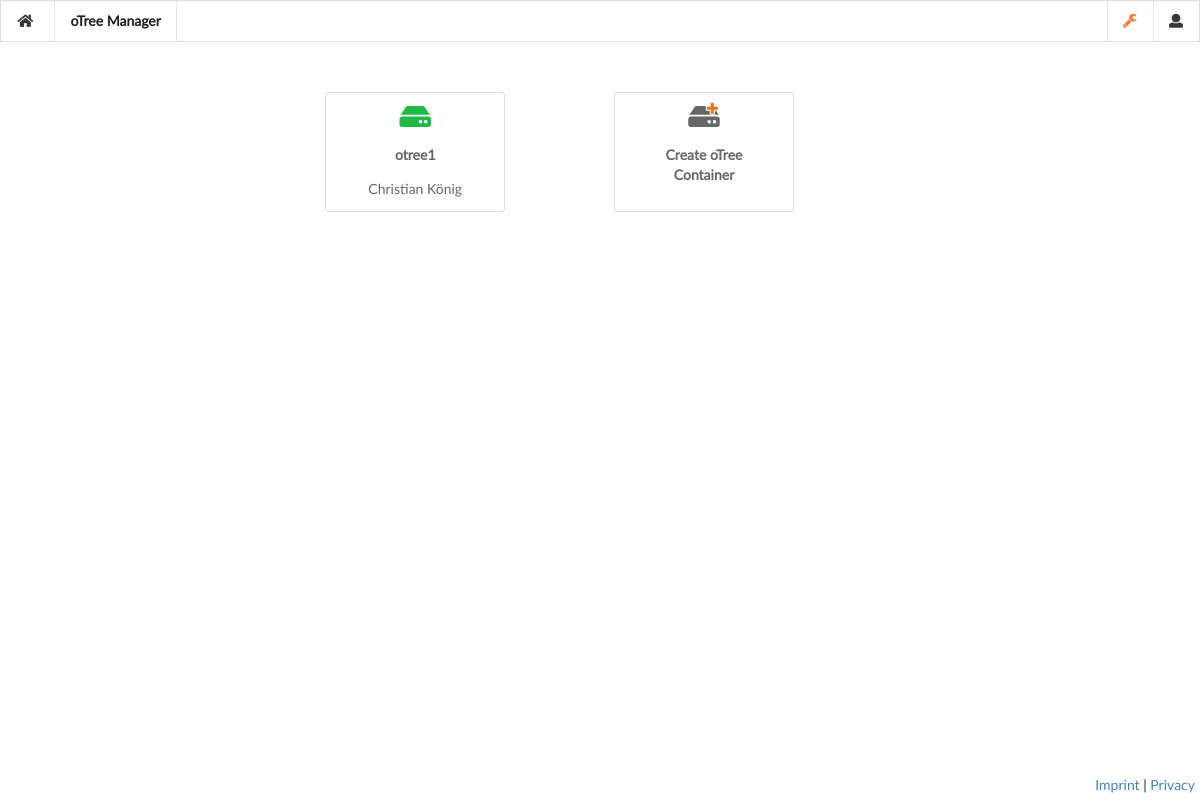
Page / (signed in) on the earlier database version.
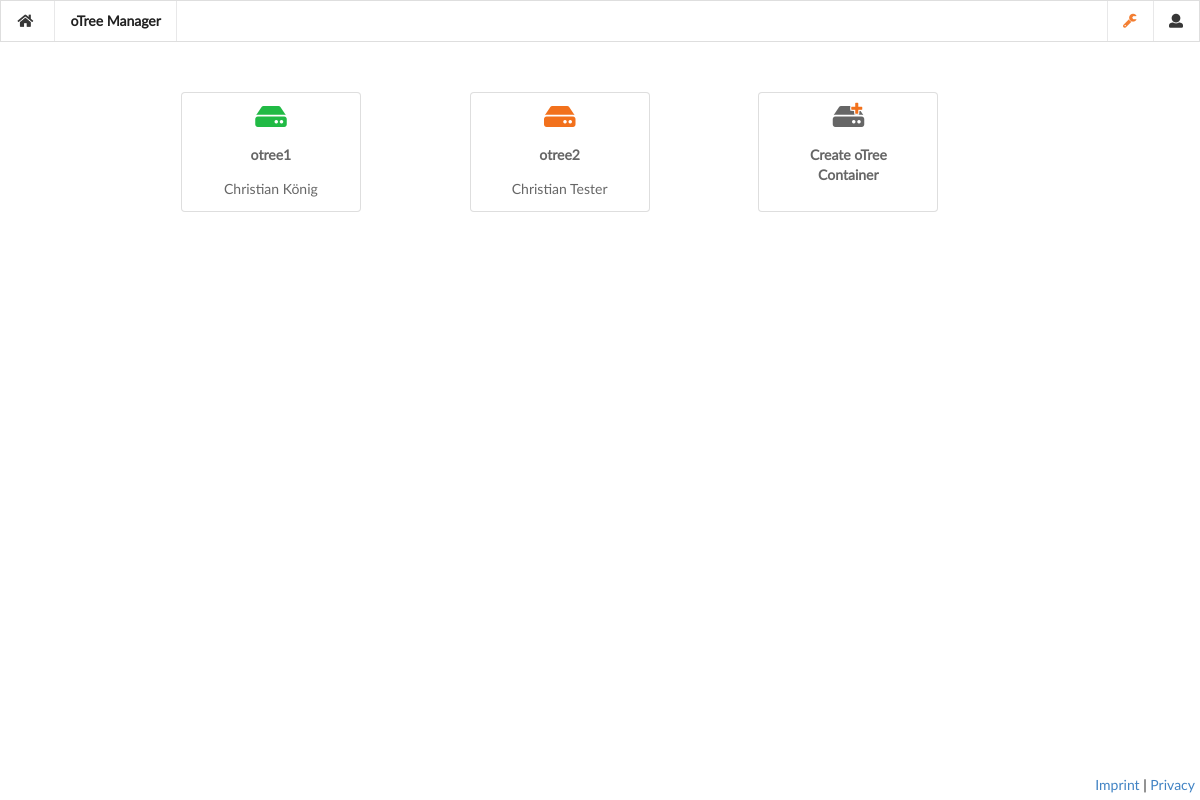
Same page on the later database version.
### dokku_manager/om/models.py (models this page shows, shortened)
class oTreeInstance(models.Model):
    name = models.CharField(
        max_length=32,
        validators=[
            RegexValidator(regex='^(([a-zA-Z0-9]|[a-zA-Z0-9][a-zA-Z0-9\-]*[a-zA-Z0-9])\.)*([A-Za-z0-9]|[A-Za-z0-9][A-Za-z0-9\-]*[A-Za-z0-9])$',
                message='name is not suitable',
                code='invalid')
        ]
    )
    owned_by = models.ForeignKey(User, on_delete=models.CASCADE, verbose_name="Experimenter")
    deployed = models.BooleanField(default=False)
    git_sha = models.CharField(max_length=200, blank=True)
    deploy_source = models.CharField(max_length=200, blank=True)
    app_dir = models.CharField(max_length=200, blank=True)
    otree_admin_username = models.CharField(max_length=200, blank=True)
    otree_admin_password = models.CharField(max_length=200, blank=True)
    otree_auth_level = models.CharField(max_length=200, blank=True)
    otree_production = models.IntegerField(null=True, blank=True)
    otree_room_name = models.CharField(max_length=200, blank=True)
    otree_participant_labels = models.TextField(default="[]")
    web_dynos = models.PositiveSmallIntegerField(validators=[MinValueValidator(1),
                                       MaxValueValidator(settings.MAX_WEB)], default=1)
    worker_dynos = models.PositiveSmallIntegerField(validators=[MinValueValidator(settings.MIN_WORKERS),
                                       MaxValueValidator(settings.MAX_WORKERS)], default=1)

class User(AbstractUser):
    ws_channel = models.CharField(max_length=255, blank=True)
    public_key_set = models.BooleanField(default=False)
    public_key_file = models.FileField(upload_to=path_and_filename)

### dokku_manager/om/views.py (the view)
# urls.py: path('', views.index, name='index'),
@login_required
def index(request):
    if not request.user.public_key_set:
        return HttpResponseRedirect(reverse('change_key_file'))
    if request.user.is_superuser:
        show_instances = oTreeInstance.objects.order_by('-deployed', '-name').all()
    else:
        show_instances = oTreeInstance.objects.filter(owned_by=request.user).order_by('-deployed', '-name')
    context = { 'instances': show_instances, 'user': request.user }
    return render(request, 'om/index.html', context)

### dokku_manager/om/templates/om/index.html (shortened to what this page needs)
{% extends 'om/base_ws.html' %}
{% block menu %}
    <div class="item header">
        oTree Manager
    </div>
{% endblock %}
{% block content %}
    <div class="ui centered stackable grid">
        {% for instance in instances %}
            <div class="four wide column">
                <a class="ui basic button oTreeInstance" href="{% url 'detail' instance_id=instance.id %}">
                    <p>
                        {% if instance.deployed %}
                            <i class="big green hdd icon"></i>
                        {% else %}
                            <i class="big orange hdd icon"></i>
                        {% endif %}
                    </p>
                    <p><b>{{ instance.name }}</b></p>
                    <p>{{ instance.owned_by.first_name }} {{ instance.owned_by.last_name }}</p>
                </a>
            </div>
        {% endfor %}
        {% if perms.is_admin %}
            <div class="four wide column">
                <a class="ui basic button oTreeInstance" href="{% url 'new_app' %}">
                    <p>
                        <i class="big icons">
                            <i class="hdd icon"></i>
                            <i class="top right corner orange add icon"></i>
                        </i>
                    </p>
                    <p><b>Create oTree Container</b></p>
                </a>
            </div>
        {% endif %}
    </div>
{% endblock %}

### dokku_manager/om/templates/om/base_ws.html (shortened to what this page needs)
{% extends "om/base.html" %}
{% load static %}

### dokku_manager/om/templates/om/base.html (shortened to what this page needs)
{% load static %}
<!doctype html>
<html>
    <head>
        <link rel='stylesheet' type='text/css' href='{% static 'om/semantic.min.css' %}'>
    </head>
    <body>
        {% if request.user.is_authenticated %}
        <div class="ui menu">
            <a class="item" href="{% url 'index' %}">
                <i class="home icon"></i>
            </a>
            {% block menu %}
            {% endblock %}
            <div class="right menu">
                {% if perms.is_admin %}
                    <div class="ui dropdown icon item">
                        <i class="orange wrench icon"></i>
                    </div>
                {% endif %}
                <div class="ui dropdown icon item" id="user_navigation">
                    <i class="user icon"></i>
                </div>
            </div>
        </div>
        {% endif %}
        <div class='ui container'>
            {% block content %}
            {% endblock %}
        </div>
        <div id="footer">
            <a href="{% url 'imprint' %}">Imprint</a> | <a href="{% url 'privacy' %}">Privacy</a>
        </div>
    </body>
</html>

### dokku_manager/om/templates/om/base.html (style rules this page uses)
.ui.container { margin-top: 50px; }
#footer { position: fixed; bottom: 5px; width: 100%; padding-right: 5px; padding-left: 5px; text-align: right; }
.ui.menu { border-radius: 0px !important; -webkit-box-shadow: none !important; box-shadow: none !important; }

### dokku_manager/om/templates/om/index.html (style rules this page uses)
.oTreeInstance { width: 180px; height: 120px; overflow-wrap: break-word; }
.oTreeInstance .icon { margin: 0 !important; }

Differences in the rows shown:
added oTreeInstance: deployed False (drawn), name "otree2", owned_by.first_name "Christian", owned_by.last_name "Tester"
